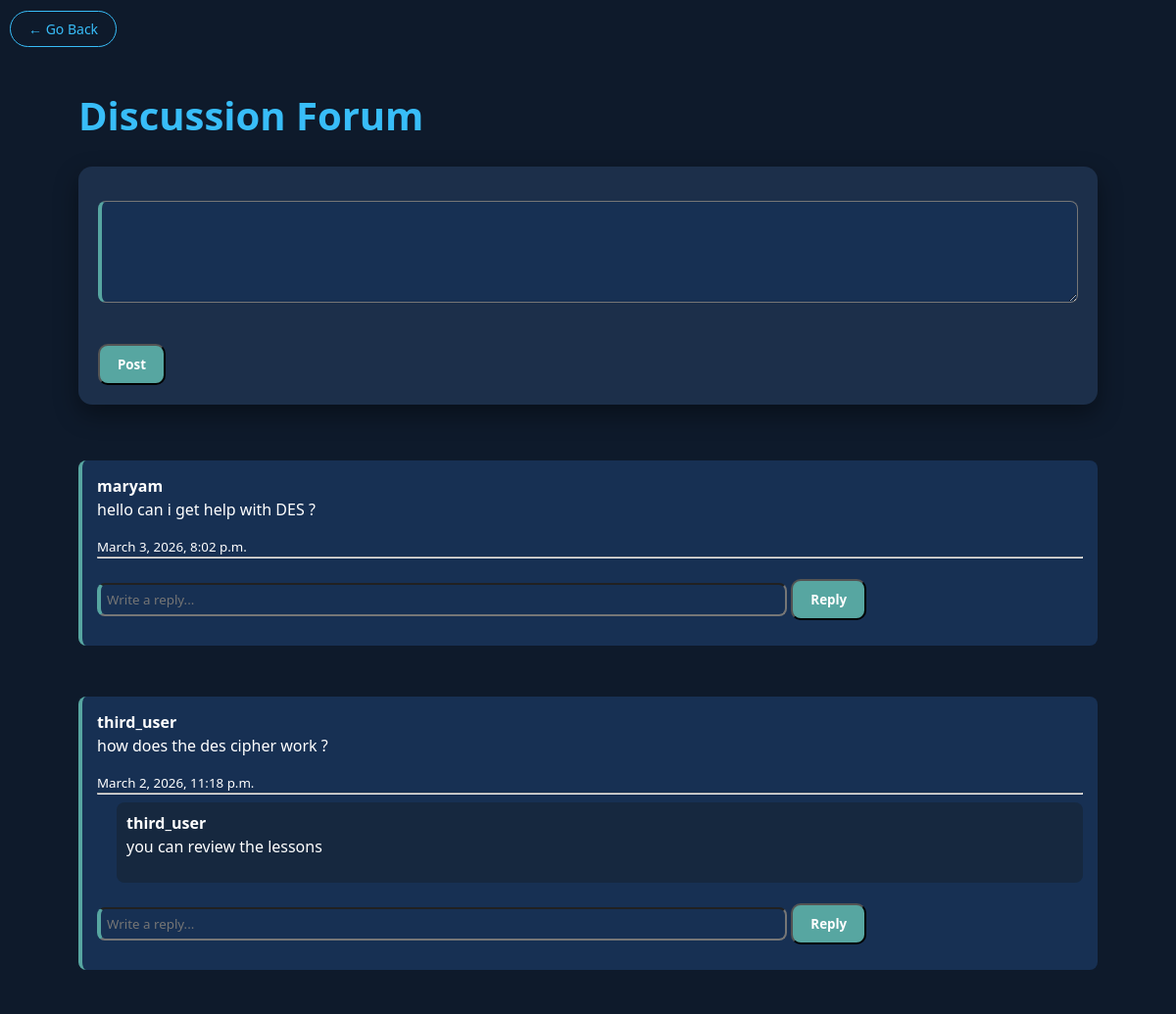
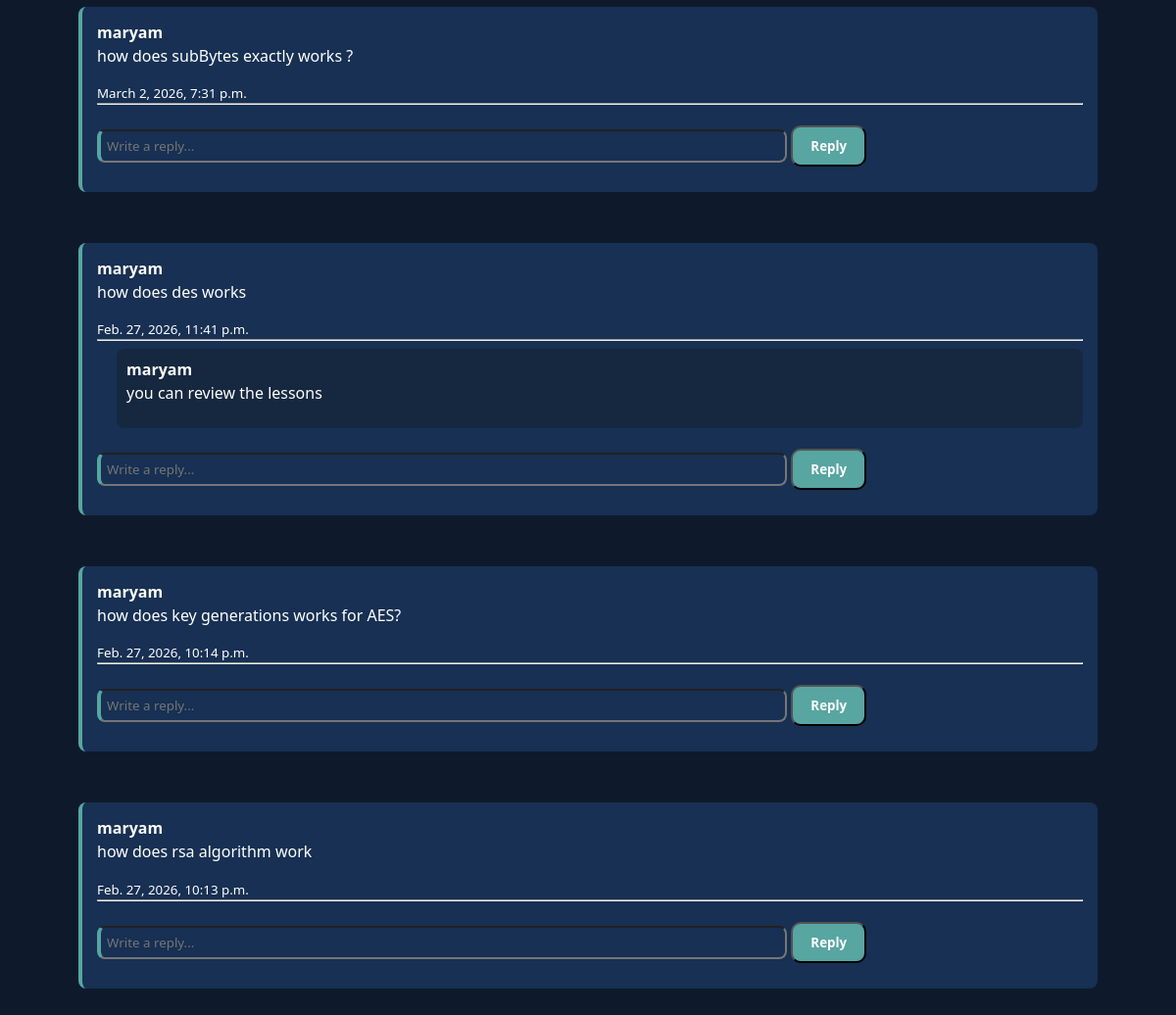
The page /discussion/ (signed in) on the database its author committed (2 pictures, top to bottom).
### accounts/models.py (models this page shows, shortened)
class DiscussionPost(models.Model):
    user = models.ForeignKey(User, on_delete=models.CASCADE)
    content = models.TextField()
    created_at = models.DateTimeField(auto_now_add=True)

class Reply(models.Model):
    post = models.ForeignKey(DiscussionPost, on_delete=models.CASCADE, related_name='replies')
    user = models.ForeignKey(User, on_delete=models.CASCADE)
    content = models.TextField()
    created_at = models.DateTimeField(auto_now_add=True)

### accounts/views.py (the view, shortened to what this page needs)
# urls.py: path('discussion/', views.discussion, name='discussion'),
@login_required
def discussion(request):
    posts = DiscussionPost.objects.all().order_by('-created_at')
    return render(request, "accounts/discussion.html", {"posts": posts})

### accounts/templates/accounts/discussion.html (shortened to what this page needs)
{% load static %}
<!DOCTYPE html>
<html>
<head>
    <link rel="stylesheet" href="{% static 'css/styles.css' %}">
</head>
<body>
        <br>
<div class="back-wrapper">
 <a href="{% url 'home' %}" class="back-btn">
    ← Go Back
</a>
</div>
<div class="container">
     <h1>Discussion Forum</h1>
<div class="card">
    <form method="post">
        <textarea name="post_content" rows="4" style="width:100%;" class="box input-text"></textarea>
        <br><br>
        <button type="submit" class="btn">Post</button>
    </form>
</div>
<br>
{% for post in posts %}
    <div class="box">
        <strong>{{ post.user.username }}</strong>
        <p>{{ post.content }}</p>
        <small>{{ post.created_at }}</small>
        <hr>
        {% for reply in post.replies.all %}
            <div style="margin-left:20px; background:#16283f; padding:10px; border-radius:8px; margin-top:8px;" >
                <strong>{{ reply.user.username }}</strong>
                <p>{{ reply.content }}</p>
            </div>
        {% endfor %}
        <form method="post" style="margin-top:10px;">
            <input type="text" name="reply_content" placeholder="Write a reply..." style="width:70%; padding:6px;" class="box input-text">
            <button type="submit" class="btn">Reply</button>
        </form>
    </div>
    <br>
{% endfor %}
</div>
</body>
</html>

### static/css/styles.css (style rules this page uses)
* { margin: 0; padding: 0; box-sizing: border-box; font-family: 'Segoe UI', Tahoma, sans-serif; }
body { font-family:'Montserrat', sans-serif; background-color: #0e1a2b; margin: 0; padding: 0; color: white; }
.container { max-width: 1100px; margin: auto; padding: 30px; }
h1 { font-size: 40px; margin-bottom: 20px; color: #38bdf8; }
.card { background: #1c2f4a; border-radius: 14px; padding: 20px; margin-bottom: 20px; box-shadow: 0 10px 25px rgba(0,0,0,0.4); transition: 0.3s; }
.btn { display: inline-block; padding: 10px 18px; background: #57A6A1; color: white; border-radius: 10px; text-decoration: none; font-weight: 600; transition: 0.3s; }
.box { background: #173053; border-left: 4px solid #57A6A1; padding: 15px; border-radius: 8px; margin: 15px 0; color: white; }
p { margin-bottom: 12px; line-height: 1.7; }
h1 { margin-bottom: 25px; }
.back-btn { background: transparent; color: #38bdf8; border: 1px solid #38bdf8; padding: 8px 18px; border-radius: 30px; cursor: pointer; font-size: 14px; transition: 0.3s ease; margin-bottom: 20px; text-decoration: none; }
.back-wrapper { margin-left: 10px; margin-bottom: 20px; }

### rows shown on the page
DiscussionPost: user.username "maryam", content "hello can i get help with DES ?", created_at "March 3, 2026, 8:02 p.m."
DiscussionPost: user.username "third_user", content "how does the des cipher work ?", created_at "March 2, 2026, 11:18 p.m."
Reply: user.username "third_user", content "you can review the lessons"
DiscussionPost: user.username "maryam", content "how does subBytes exactly works ?", created_at "March 2, 2026, 7:31 p.m."
DiscussionPost: user.username "maryam", content "how does des works", created_at "Feb. 27, 2026, 11:41 p.m."
Reply: user.username "maryam", content "you can review the lessons"
DiscussionPost: user.username "maryam", content "how does key generations works for AES?", created_at "Feb. 27, 2026, 10:14 p.m."
DiscussionPost: user.username "maryam", content "how does rsa algorithm work", created_at "Feb. 27, 2026, 10:13 p.m."
